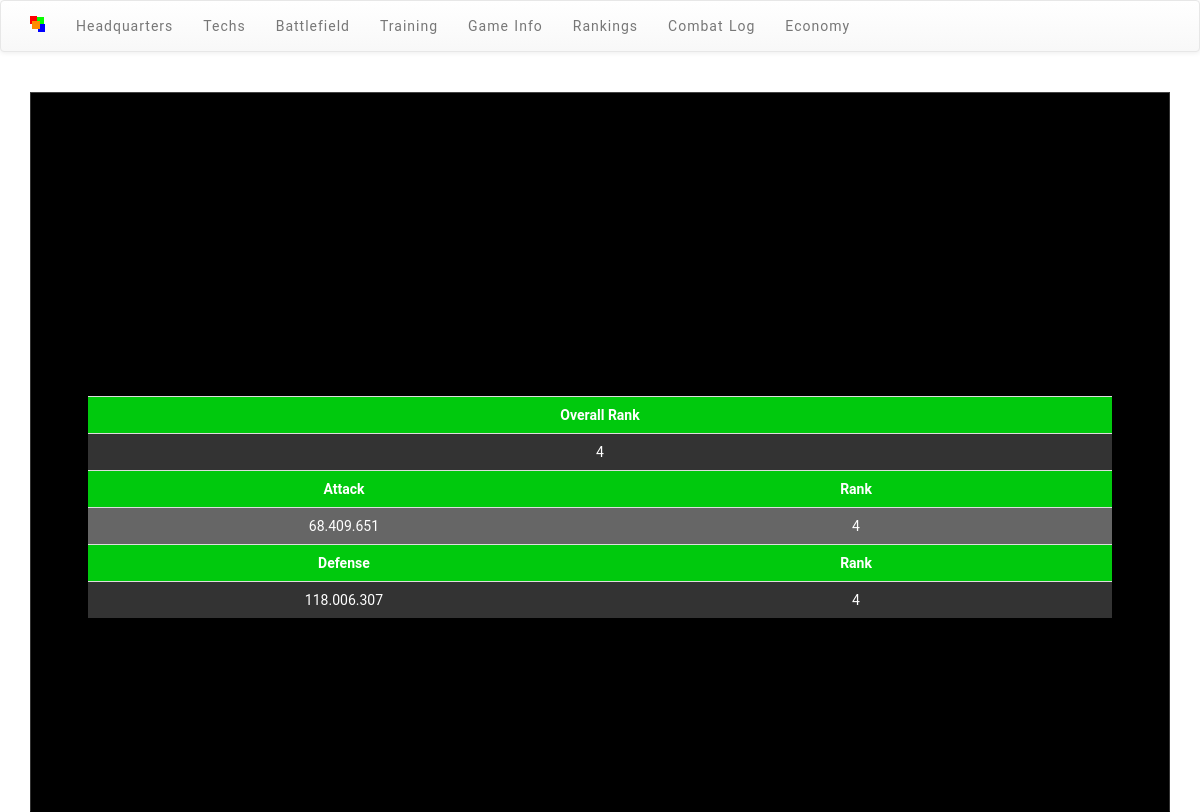
The app's page /rankings.php (signed in) with its own data.
### tables this page shows
CREATE TABLE `usuarios` (
  `id` int(11) NOT NULL AUTO_INCREMENT,
  `usuario` varchar(20) NOT NULL,
  `mail` varchar(40) NOT NULL,
  `password` varchar(40) NOT NULL,
  `auth` tinyint(4) NOT NULL DEFAULT '1',
  `fecha_alta` date NOT NULL,
  `fort` smallint(6) NOT NULL DEFAULT '0',
  `siege` smallint(6) NOT NULL DEFAULT '0',
  `unitprod` smallint(6) NOT NULL DEFAULT '0',
  `units` int(11) NOT NULL DEFAULT '0',
  `gold` bigint(30) NOT NULL DEFAULT '0',
  `race` tinyint(4) NOT NULL DEFAULT '0',
  `berserkers` int(11) NOT NULL DEFAULT '0',
  `paladins` int(11) NOT NULL DEFAULT '0',
  `merchants` int(11) NOT NULL DEFAULT '0',
  `racechanges` tinyint(4) NOT NULL DEFAULT '0',
  `injured` int(11) NOT NULL DEFAULT '0',
  PRIMARY KEY (`id`)
);

CREATE TABLE `rankings` (
  `id_usuario` int(11) NOT NULL,
  `attack_rank` int(11) NOT NULL,
  `defense_rank` int(11) NOT NULL,
  `overall_rank` int(11) NOT NULL,
  PRIMARY KEY (`id_usuario`)
);

CREATE TABLE `units` (
  `id_usuario` int(11) NOT NULL,
  `untrained` int(11) NOT NULL DEFAULT '0',
  `injured` int(11) NOT NULL DEFAULT '0',
  `berserkers` int(11) NOT NULL DEFAULT '0',
  `paladins` int(11) NOT NULL DEFAULT '0',
  `merchants` int(11) NOT NULL DEFAULT '0',
  PRIMARY KEY (`id_usuario`)
);

### includes/funciones.php (called while the page is built, shortened)
<?php
function calcularAttack($usuario){
	$units = getUnits($usuario);
	$berserkers = $units->berserkers;
	$paladins = $units->paladins;
	$untrained = $units->untrained;
	$force = ($untrained*untrained_atk)+($berserkers*berserkers_atk)+($paladins*paladins_atk);
	$siege = $usuario->siege;
	$attack = $force*currentAtkBonus($siege);
	return round($attack,0);
}
function calcularDefense($usuario){
	$units = getUnits($usuario);
	$berserkers = $units->berserkers;
	$paladins = $units->paladins;
	$untrained = $units->untrained;
	$force = ($untrained*untrained_def)+($berserkers*berserkers_def)+($paladins*paladins_def);
	$fort = $usuario->fort;
	$defense = $force*currentDefBonus($fort);
	if ($usuario->race == 1) $defense = $defense * 1.25;
	return round($defense,0);
}
function formatNum($num){
	return number_format($num,0,",",".");
}
function currentAtkBonus($final){
	if ($final!=0){
		return round(currentAtkBonus($final-1)*(1+atk_percent),2);
	}
	else return 1;
}
function currentDefBonus($final){
	if ($final!=0){
		return round(currentDefBonus($final-1)*(1+def_percent),2);
	}
	else return 1;
}
function getRank($id){
	$sql = mysql_query("select * from rankings where id_usuario=$id");
	return mysql_fetch_object($sql);
}
function getUnits($usuario){
	$sql = "select * from units where id_usuario = $usuario->id";
	if (!$sql){
		echo "Error en la consulta SQL para getUnits";
	}
	else {
		$result = mysql_query($sql);
		if(mysql_num_rows($result)<=0){
			echo "El usuario no existe o no tiene unidades";
		}
		else return mysql_fetch_object($result);
	}
}
?>

### includes/body_rankings.php (the view)
<?php
$sql = mysql_query("SELECT * FROM usuarios WHERE usuario='".$_SESSION['nombre']."'");
$usuario = mysql_fetch_object($sql);
if (isset($_SESSION['userid'])){
	echo "
	<table width='200px' class='stats table'>
	<tr class='$racestyle'>
	<th colspan='2'>Overall Rank</th>
	</tr>
	<tr class='par'><td colspan='2'>".getRank($usuario->id)->overall_rank."</td></tr>
	<tr class='$racestyle'>
	<th>Attack</th><th>Rank</th>
	</tr>
	<tr class='impar'><td>".formatNum(calcularAttack($usuario))."</td><td width='50%'>".getRank($usuario->id)->attack_rank."</td></tr>
	<tr class='$racestyle'>
	<th>Defense</th><th>Rank</th>
	</tr>
	<tr class='par'><td>".formatNum(calcularDefense($usuario))."</td><td width='50%'>".getRank($usuario->id)->defense_rank."</td></tr>
	</table>";
}
else {
}
?>

### css/goldies.css (style rules this page uses)
html, body { background: white; color: white; }
table.stats { font-family: "Roboto", sans-serif; color: white; text-align: center; padding: 10px; width: 90%; margin-left: auto; margin-right: auto; }
.greens { background-color: #00C90D; }
tr.par { background-color: #333333; }
tr.impar { background-color: #666666; }
.stats td { padding: 2px; }
.stats th { padding: 4px; }
th { text-align: center; }

### records on screen
usuarios: id.overall_rank "4", id.attack_rank "4", id.defense_rank "4"
units: formatNum(calcularAttack($usuario)) "68.409.651"

### other values on screen
formatNum(calcularDefense($usuario)) "118.006.307"
